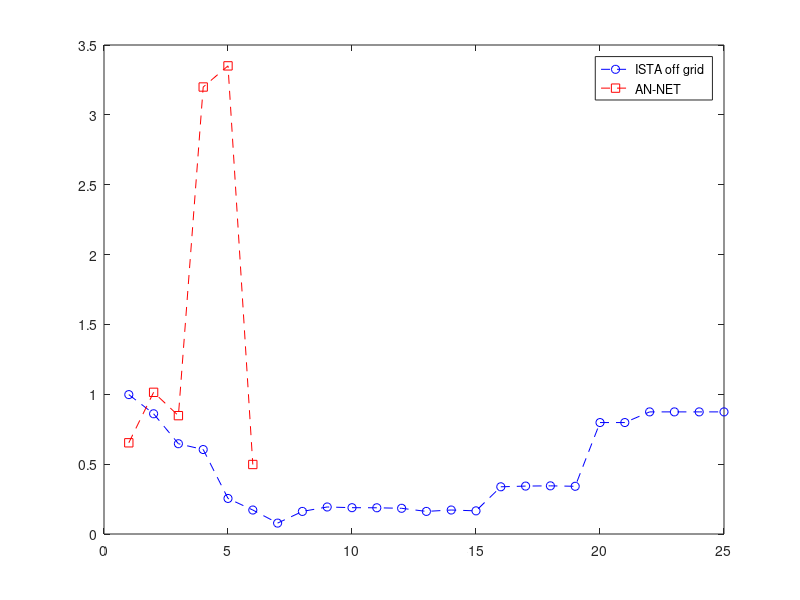

Recreate this plot in MATLAB.
avg_ista_off_norm = [0.9977, 0.8606,0.6462,0.6046,0.2545,0.1716,0.0780,0.1616,0.1934,0.1884,0.1877,0.1840,0.1617,0.1717,0.1657,0.3379,0.3430,0.3447,0.3415,0.7977,0.7977,0.8740,0.8740,0.874,0.8740];
annet_norms = [0.65281193, 1.01407925, 0.8470729, 3.19937127, 3.35067937, 0.49751333];
annet_len = length(annet_norms)
ista_len = length(avg_ista_off_norm)
ista_x = 1:1:ista_len
annet_x = 1:1:annet_len
figure;plot(ista_x,avg_ista_off_norm,'--bo');hold on;plot(annet_x,annet_norms,'--rs');
legend('ISTA off grid','AN-NET')

